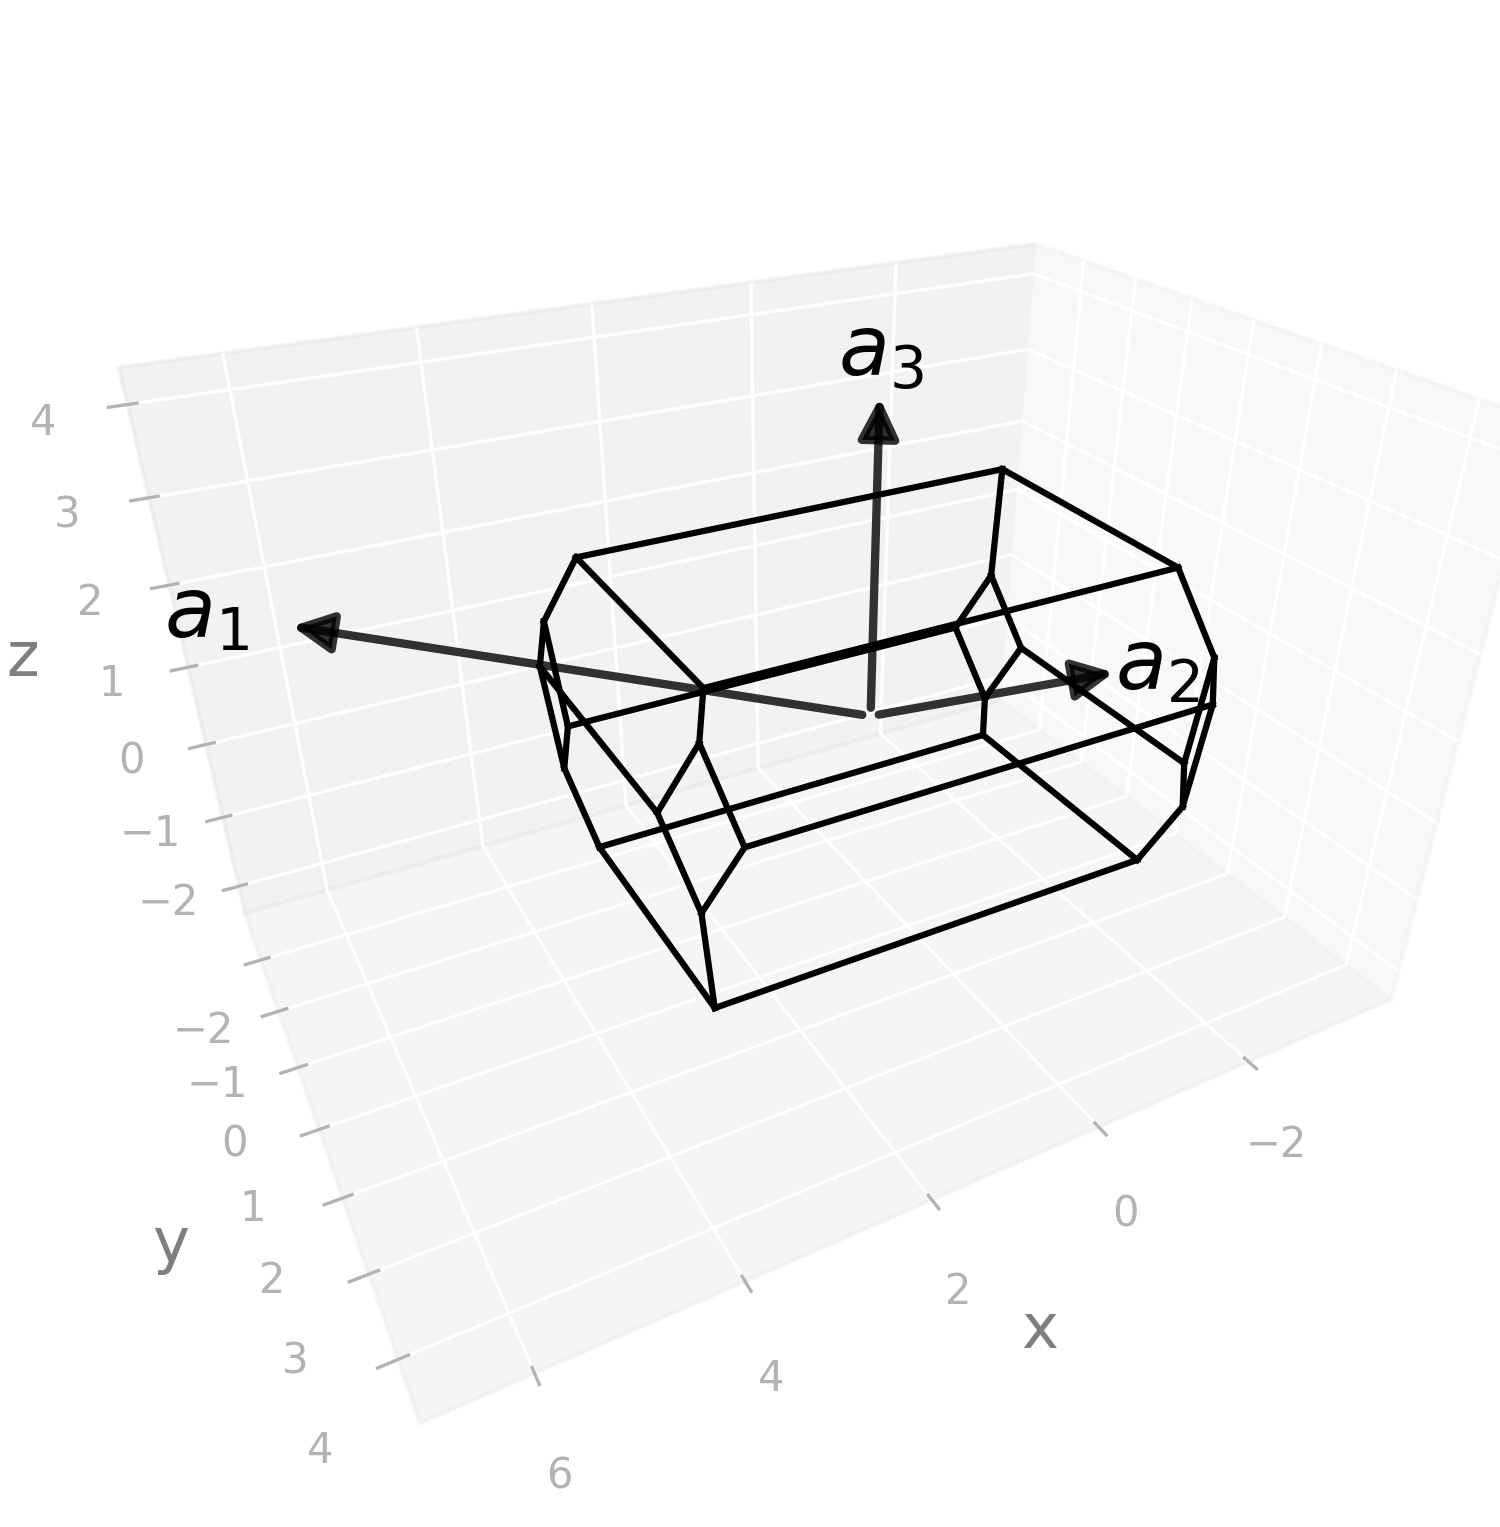

Write Python code to recreate this figure.
import radtools as rad

l = rad.lattice_example(f"TRI2a")
l.plot("wigner-seitz")
# Save an image:
l.savefig(
    "tri2a_wigner-seitz.png",
    elev=30,
    azim=62,
    dpi=300,
   bbox_inches="tight",
)
# Interactive plot:
l.show(elev=30, azim=62)
